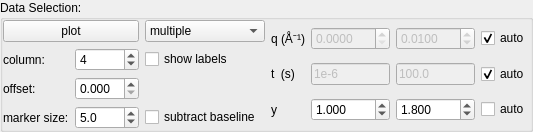
          <widget class="QSplitter" name="splitter_7">
           <property name="orientation">
            <enum>Qt::Orientation::Horizontal</enum>
           </property>
           <widget class="QGroupBox" name="groupBox_21">
            <property name="sizePolicy">
             <sizepolicy hsizetype="Preferred" vsizetype="Preferred">
              <horstretch>0</horstretch>
              <verstretch>0</verstretch>
             </sizepolicy>
            </property>
            <property name="minimumSize">
             <size>
              <width>0</width>
              <height>0</height>
             </size>
            </property>
            <property name="maximumSize">
             <size>
              <width>16777215</width>
              <height>65536</height>
             </size>
            </property>
            <property name="title">
             <string>Data Selection:</string>
            </property>
            <layout class="QGridLayout" name="gridLayout_43">
             <property name="leftMargin">
              <number>0</number>
             </property>
             <property name="topMargin">
              <number>0</number>
             </property>
             <property name="rightMargin">
              <number>0</number>
             </property>
             <property name="bottomMargin">
              <number>0</number>
             </property>
             <item row="0" column="1">
              <layout class="QGridLayout" name="gridLayout_44">
               <item row="1" column="0">
                <widget class="QLabel" name="label_36">
                 <property name="text">
                  <string>t  (s)</string>
                 </property>
                </widget>
               </item>
               <item row="0" column="0">
                <widget class="QLabel" name="label_37">
                 <property name="text">
                  <string>q (Å⁻¹)</string>
                 </property>
                </widget>
               </item>
               <item row="2" column="0">
                <widget class="QLabel" name="label_51">
                 <property name="text">
                  <string>y </string>
                 </property>
                </widget>
               </item>
               <item row="0" column="1">
                <widget class="QDoubleSpinBox" name="g2_qmin_2">
                 <property name="enabled">
                  <bool>false</bool>
                 </property>
                 <property name="sizePolicy">
                  <sizepolicy hsizetype="Preferred" vsizetype="Fixed">
                   <horstretch>0</horstretch>
                   <verstretch>0</verstretch>
                  </sizepolicy>
                 </property>
                 <property name="decimals">
                  <number>4</number>
                 </property>
                 <property name="singleStep">
                  <double>0.001000000000000</double>
                 </property>
                </widget>
               </item>
               <item row="0" column="2">
                <widget class="QDoubleSpinBox" name="g2_qmax_2">
                 <property name="enabled">
                  <bool>false</bool>
                 </property>
                 <property name="sizePolicy">
                  <sizepolicy hsizetype="Preferred" vsizetype="Fixed">
                   <horstretch>0</horstretch>
                   <verstretch>0</verstretch>
                  </sizepolicy>
                 </property>
                 <property name="decimals">
                  <number>4</number>
                 </property>
                 <property name="singleStep">
                  <double>0.001000000000000</double>
                 </property>
                 <property name="value">
                  <double>0.010000000000000</double>
                 </property>
                </widget>
               </item>
               <item row="2" column="1">
                <widget class="QDoubleSpinBox" name="g2_ymin_2">
                 <property name="sizePolicy">
                  <sizepolicy hsizetype="Preferred" vsizetype="Fixed">
                   <horstretch>0</horstretch>
                   <verstretch>0</verstretch>
                  </sizepolicy>
                 </property>
                 <property name="decimals">
                  <number>3</number>
                 </property>
                 <property name="minimum">
                  <double>-1.000000000000000</double>
                 </property>
                 <property name="singleStep">
                  <double>0.010000000000000</double>
                 </property>
                 <property name="value">
                  <double>1.000000000000000</double>
                 </property>
                </widget>
               </item>
               <item row="2" column="2">
                <widget class="QDoubleSpinBox" name="g2_ymax_2">
                 <property name="sizePolicy">
                  <sizepolicy hsizetype="Preferred" vsizetype="Fixed">
                   <horstretch>0</horstretch>
                   <verstretch>0</verstretch>
                  </sizepolicy>
                 </property>
                 <property name="decimals">
                  <number>3</number>
                 </property>
                 <property name="minimum">
                  <double>-1.000000000000000</double>
                 </property>
                 <property name="singleStep">
                  <double>0.010000000000000</double>
                 </property>
                 <property name="value">
                  <double>1.800000000000000</double>
                 </property>
                </widget>
               </item>
               <item row="1" column="1">
                <widget class="QLineEdit" name="g2_tmin_2">
                 <property name="enabled">
                  <bool>false</bool>
                 </property>
                 <property name="sizePolicy">
                  <sizepolicy hsizetype="Preferred" vsizetype="Fixed">
                   <horstretch>0</horstretch>
                   <verstretch>0</verstretch>
                  </sizepolicy>
                 </property>
                 <property name="text">
                  <string>1e-6</string>
                 </property>
                </widget>
               </item>
               <item row="1" column="2">
                <widget class="QLineEdit" name="g2_tmax_2">
                 <property name="enabled">
                  <bool>false</bool>
                 </property>
                 <property name="sizePolicy">
                  <sizepolicy hsizetype="Preferred" vsizetype="Fixed">
                   <horstretch>0</horstretch>
                   <verstretch>0</verstretch>
                  </sizepolicy>
                 </property>
                 <property name="text">
                  <string>100.0</string>
                 </property>
                </widget>
               </item>
               <item row="2" column="3">
                <widget class="QCheckBox" name="g2_yauto_2">
                 <property name="sizePolicy">
                  <sizepolicy hsizetype="Preferred" vsizetype="Fixed">
                   <horstretch>0</horstretch>
                   <verstretch>0</verstretch>
                  </sizepolicy>
                 </property>
                 <property name="text">
                  <string>auto</string>
                 </property>
                </widget>
               </item>
               <item row="1" column="3">
                <widget class="QCheckBox" name="g2_tauto_2">
                 <property name="text">
                  <string>auto</string>
                 </property>
                 <property name="checked">
                  <bool>true</bool>
                 </property>
                </widget>
               </item>
               <item row="0" column="3">
                <widget class="QCheckBox" name="g2_qauto_2">
                 <property name="text">
                  <string>auto</string>
                 </property>
                 <property name="checked">
                  <bool>true</bool>
                 </property>
                </widget>
               </item>
              </layout>
             </item>
             <item row="0" column="0">
              <layout class="QGridLayout" name="gridLayout_45">
               <item row="1" column="0">
                <widget class="QLabel" name="label_70">
                 <property name="text">
                  <string>column:</string>
                 </property>
                </widget>
               </item>
               <item row="1" column="2" colspan="2">
                <widget class="QCheckBox" name="g2_show_label_2">
                 <property name="sizePolicy">
                  <sizepolicy hsizetype="Preferred" vsizetype="Fixed">
                   <horstretch>0</horstretch>
                   <verstretch>0</verstretch>
                  </sizepolicy>
                 </property>
                 <property name="text">
                  <string>show labels</string>
                 </property>
                 <property name="checked">
                  <bool>false</bool>
                 </property>
                </widget>
               </item>
               <item row="3" column="2" colspan="2">
                <widget class="QCheckBox" name="g2_sub_baseline_2">
                 <property name="sizePolicy">
                  <sizepolicy hsizetype="Preferred" vsizetype="Fixed">
                   <horstretch>0</horstretch>
                   <verstretch>0</verstretch>
                  </sizepolicy>
                 </property>
                 <property name="text">
                  <string>subtract baseline</string>
                 </property>
                 <property name="checked">
                  <bool>false</bool>
                 </property>
                </widget>
               </item>
               <item row="0" column="2" colspan="2">
                <widget class="QComboBox" name="g2_plot_type_2">
                 <property name="sizePolicy">
                  <sizepolicy hsizetype="Preferred" vsizetype="Fixed">
                   <horstretch>0</horstretch>
                   <verstretch>0</verstretch>
                  </sizepolicy>
                 </property>
                 <item>
                  <property name="text">
                   <string>multiple</string>
                  </property>
                 </item>
                 <item>
                  <property name="text">
                   <string>single</string>
                  </property>
                 </item>
                 <item>
                  <property name="text">
                   <string>single-combined</string>
                  </property>
                 </item>
                </widget>
               </item>
               <item row="2" column="1">
                <widget class="QDoubleSpinBox" name="sb_g2_offset_2">
                 <property name="decimals">
                  <number>3</number>
                 </property>
                 <property name="singleStep">
                  <double>0.005000000000000</double>
                 </property>
                </widget>
               </item>
               <item row="3" column="1">
                <widget class="QDoubleSpinBox" name="g2_marker_size_2">
                 <property name="decimals">
                  <number>1</number>
                 </property>
                 <property name="minimum">
                  <double>1.000000000000000</double>
                 </property>
                 <property name="maximum">
                  <double>15.000000000000000</double>
                 </property>
                 <property name="singleStep">
                  <double>1.000000000000000</double>
                 </property>
                 <property name="value">
                  <double>5.000000000000000</double>
                 </property>
                </widget>
               </item>
               <item row="0" column="0" colspan="2">
                <widget class="QPushButton" name="pushButton_5">
                 <property name="sizePolicy">
                  <sizepolicy hsizetype="Minimum" vsizetype="Fixed">
                   <horstretch>0</horstretch>
                   <verstretch>0</verstretch>
                  </sizepolicy>
                 </property>
                 <property name="minimumSize">
                  <size>
                   <width>0</width>
                   <height>0</height>
                  </size>
                 </property>
                 <property name="text">
                  <string>plot</string>
                 </property>
                </widget>
               </item>
               <item row="1" column="1">
                <widget class="QSpinBox" name="sb_g2_column_2">
                 <property name="minimum">
                  <number>1</number>
                 </property>
                 <property name="maximum">
                  <number>8</number>
                 </property>
                 <property name="singleStep">
                  <number>1</number>
                 </property>
                 <property name="value">
                  <number>4</number>
                 </property>
                </widget>
               </item>
               <item row="3" column="0">
                <widget class="QLabel" name="label_69">
                 <property name="text">
                  <string>marker size:</string>
                 </property>
                </widget>
               </item>
               <item row="2" column="0">
                <widget class="QLabel" name="label_57">
                 <property name="text">
                  <string>offset:</string>
                 </property>
                </widget>
               </item>
              </layout>
             </item>
            </layout>
           </widget>
          </widget>
